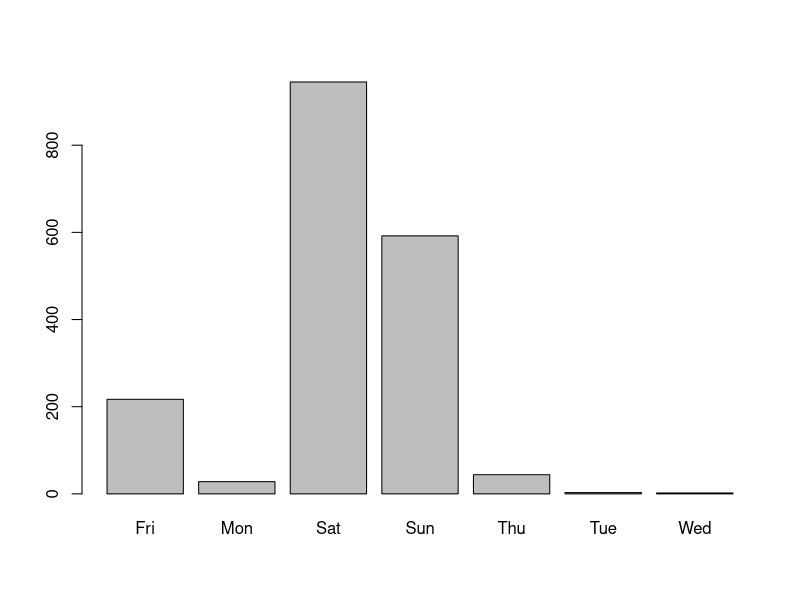
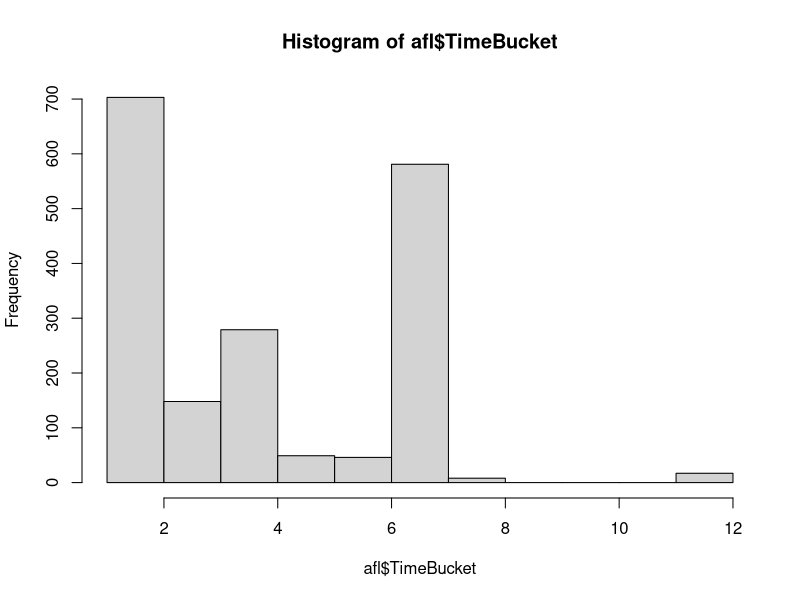
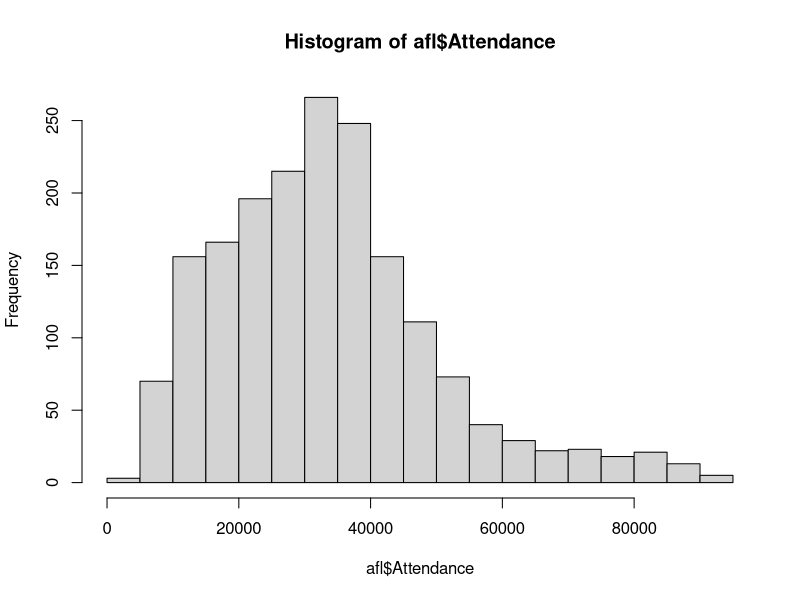
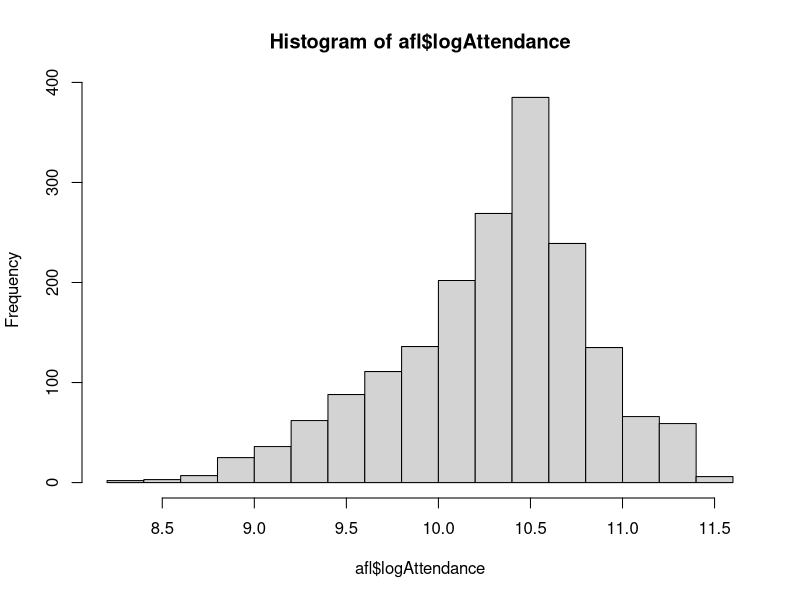
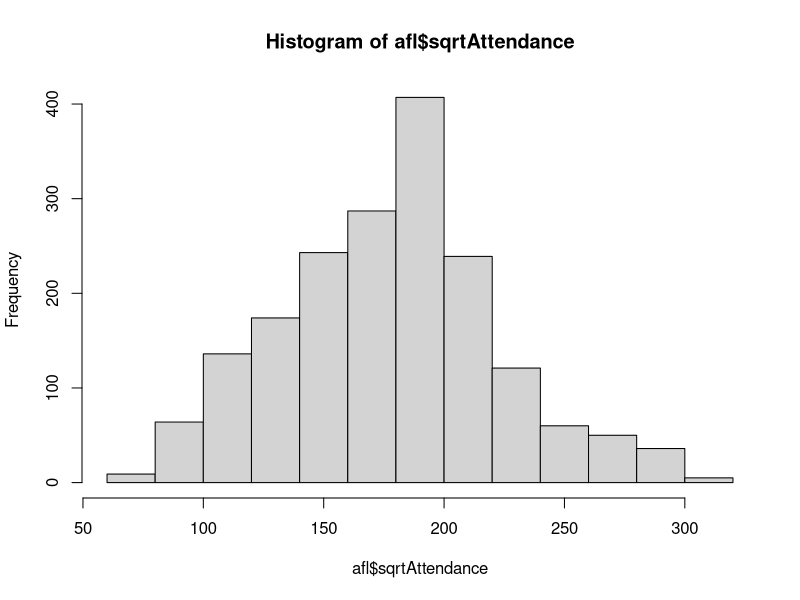
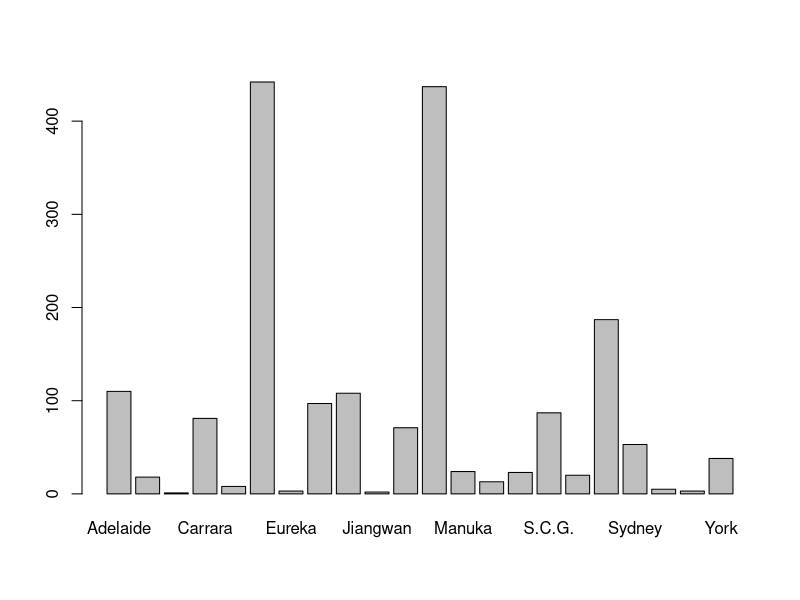
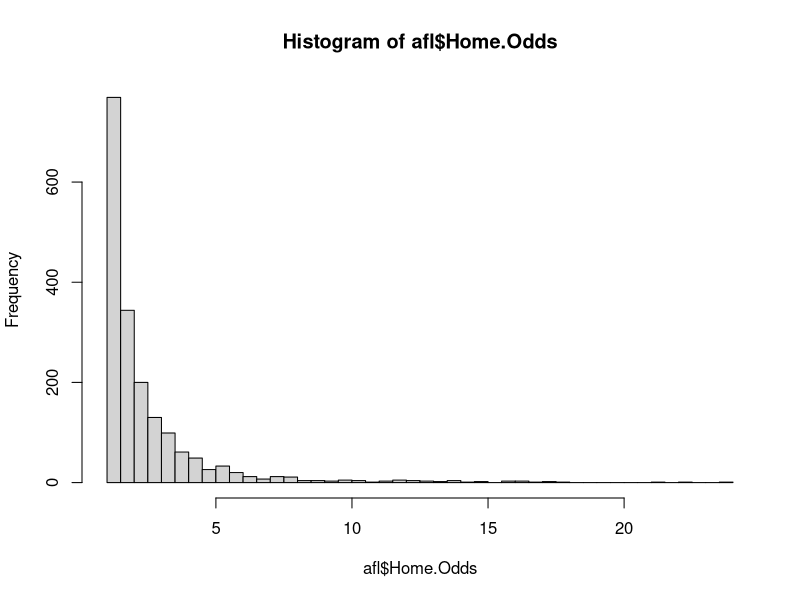
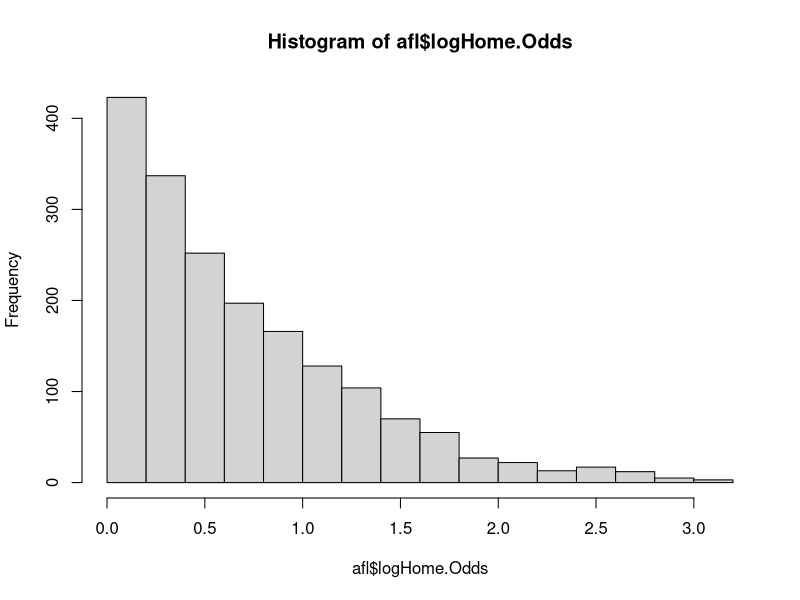

Reproduce these figures in R, in order.
## ---- chunk 1
library(readxl)
afl <- read_excel("afl_games.xlsx")
## ---- chunk 2
plot(factor(afl$Day))
## ---- chunk 3
hist(afl$TimeBucket)
## ---- chunk 4
hist(afl$Attendance, breaks = 30)
afl$logAttendance = log(afl$Attendance)
hist(afl$logAttendance)
afl$sqrtAttendance = sqrt(afl$Attendance)
hist(afl$sqrtAttendance)
## ---- chunk 5
plot(factor(afl$Venue))
## ---- chunk 6
hist(afl$Home.Odds, breaks = 40)
afl$logHome.Odds = log(afl$Home.Odds)
hist(afl$logHome.Odds)
hist(afl$Away.Odds, breaks = 40)
afl$logAway.Odds = log(afl$Away.Odds)
hist(afl$logAway.Odds)
## ---- chunk 7
afl$Line <- as.numeric(afl$Line)
hist(afl$Line)
## ---- chunk 8
hist(afl$Favorite, breaks = 10)
afl$logFavorite = log(afl$Favorite)
hist(afl$logFavorite)
hist(afl$Underdog, breaks = 40)
afl$logUnderdog = log(afl$Underdog)
hist(afl$logUnderdog)
## ---- chunk 9
hist(afl$Differential, breaks = 25)
afl$logDifferential = log(afl$Differential)
hist(afl$logDifferential)
## ---- chunk 10
hist(afl$Attendance_Differential)
## ---- chunk 11
hist(afl$HomeDifferential, breaks = 14)
## ---- chunk 12
hist(afl$HomeDifferentialPct, breaks = 20)
## ---- chunk 13
mean_by_round <- data.frame()
for (i in 1:24){
  newrow = data.frame(i, mean(afl$Attendance[afl$Round==i]), mean(afl$Home.Odds[afl$Round==i]), mean(afl$Away.Odds[afl$Round==i]), mean(afl$Favorite[afl$Round==i]), mean(afl$Underdog[afl$Round==i]), mean(afl$Differential[afl$Round==i]), mean(afl$venueavg[afl$Round==i]), mean(afl$Attendance_Differential[afl$Round==i]), mean(afl$HomeVenueAvg[afl$Round==i]), mean(afl$HomeDifferential[afl$Round==i]), mean(afl$HomeDifferentialPct[afl$Round==i]), mean(afl$TimeBucket[afl$Round==i]))
  mean_by_round <- rbind(mean_by_round, newrow)
}
names(mean_by_round) = c("Round", "Attendance", "Home.Odds", "Away.Odds", "Favorite", "Underdog", "Differential", "VenueAvg", "Attendance_Diff", "HVenueAvg", "HDiff", "HDiffPct", "Time")
mean_by_round
## ---- chunk 14
i=2
j=2009
mean_by_round_by_season <- data.frame()
for (i in 1:24){
  for (j in 2009:2018){
    newrow = data.frame(i, j, mean(afl$Attendance[afl$Round==i & afl$Year==j]), mean(afl$Home.Odds[afl$Round==i & afl$Year==j]), mean(afl$Away.Odds[afl$Round==i & afl$Year==j]), mean(afl$Favorite[afl$Round==i & afl$Year==j]), mean(afl$Underdog[afl$Round==i & afl$Year==j]), mean(afl$Differential[afl$Round==i & afl$Year==j]), mean(afl$venueavg[afl$Round==i & afl$Year==j]), mean(afl$Attendance_Differential[afl$Round==i & afl$Year==j]), mean(afl$HomeVenueAvg[afl$Round==i & afl$Year==j]), mean(afl$HomeDifferential[afl$Round==i & afl$Year==j]), mean(afl$HomeDifferentialPct[afl$Round==i & afl$Year==j]), mean(afl$TimeBucket[afl$Round==i & afl$Year==j]))
    mean_by_round_by_season <- rbind(mean_by_round_by_season, newrow)
  }
}
names(mean_by_round_by_season) = c("Round", "Season", "Attendance", "Home.Odds", "Away.Odds", "Favorite", "Underdog", "Differential", "VenueAvg", "Attendance_Diff", "HVenueAvg", "HDiff", "HDiffPct", "Time")
mean_by_round_by_season
## ---- chunk 15
fit <- lm(HomeDifferentialPct ~ Day + TimeBucket + Home.Odds + Differential, data = afl)
library(car)
vif(fit)
fit1 <- step(fit)
summary(fit1)
fit <- lm(HomeDifferentialPct ~ Day + TimeBucket + Differential, data = afl)
summary(fit)
